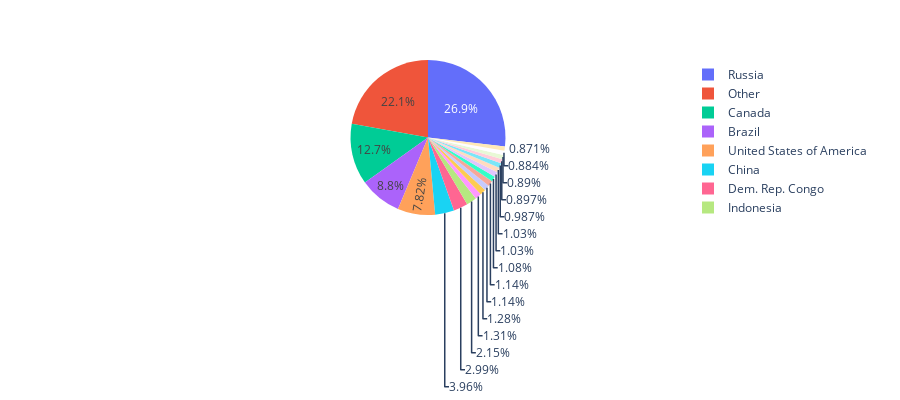

The code cell stored with this chart in its notebook:
### Code cell
# Create a pie chart to visualize the forest area by country
geemap.pie_chart(
    'data/forest_cover.csv', names = 'NAME', values = 'sum', max_rows = 20, height = 400
)

### Figure 1 — Plotly figure (JSON) as saved in the notebook; plotly's stock layout.template omitted (floating-point values rounded to 4 significant figures; data arrays with more than 128 entries replaced by an {"elided": "..."} marker saying what was removed)
{"data": [{"domain": {"x": [0, 1], "y": [0, 1]}, "hovertemplate": "NAME=%{label}<br>sum=%{value}<extra></extra>", "labels": {"elided": "176 str values"}, "legendgroup": "", "name": "", "showlegend": true, "type": "pie", "values": {"elided": "176 float values"}}], "layout": {"height": 400, "legend": {"tracegroupgap": 0}, "margin": {"t": 60}}}
